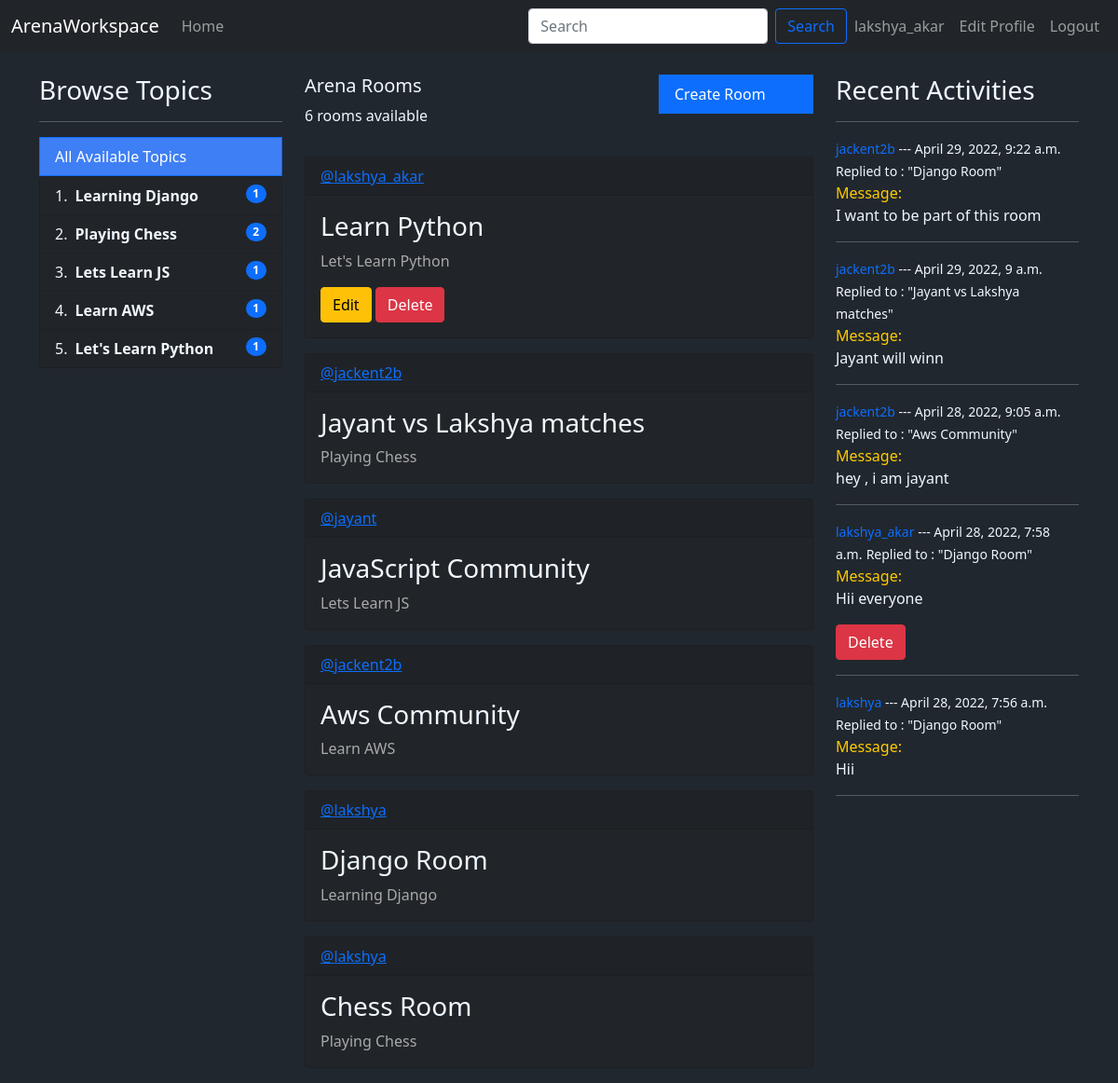
/ (signed in), run on the app's committed database.
### myapp/models.py (models this page shows, shortened)
class Topic(models.Model):
    name = models.CharField(max_length=100)

class Room(models.Model):
    host =  models.ForeignKey(User, on_delete=models.SET_NULL, null= True)
    topic = models.ForeignKey(Topic, on_delete=models.SET_NULL, null= True)
    name = models.CharField(max_length=100)
    description = models.CharField(null=True, blank=True, max_length=1000)
    participants = models.ManyToManyField(User,related_name='participants', blank=True)
    updated = models.DateField(auto_now=True)
    created = models.DateTimeField(auto_now_add=True)
    class Meta:
        ordering = ['-updated','-created']
    def __str__(self):
        return self.name

class Message(models.Model):
    user = models.ForeignKey(User,on_delete=models.CASCADE)
    room = models.ForeignKey(Room,on_delete=models.CASCADE)
    body = models.TextField()
    updated = models.DateField(auto_now=True)
    created = models.DateTimeField(auto_now_add=True)
    class Meta:
        ordering = ['-updated','-created']

### myapp/views.py (the view)
# urls.py: 2. Add a URL to urlpatterns:  path('', views.home, name='home')
def home(request):
    q = request.GET.get('q') if request.GET.get('q') != None else ''
    rooms = Room.objects.filter(
        Q(topic__name__icontains = q) | Q(name__icontains = q) | Q(description__icontains = q)
    )
    topics = Topic.objects.all()
    room_count = rooms.count()
    room_messages = Message.objects.filter(
        Q(room__topic__name__icontains=q))[0:5]
    context = {"rooms":rooms , "topics":topics, "room_count":room_count, 'room_messages': room_messages}
    return render(request, "home.html",context)

### templates/home.html
{% extends 'main.html' %} {%block content%}
<div class="container">
  <div class="row">
    <div class="col-3">{% include 'topics.html' %}</div>
    <div class="col-6">{%include 'feed_component.html'%}</div>
    <div class="col-3">{% include 'activity_component.html' %}</div>
  </div>
</div>
{%endblock content%}

### templates/navbar.html (shortened to what this page needs)
<nav class="navbar fixed-top navbar-expand-lg navbar-dark bg-dark">
  <div class="container-fluid">
    <a class="navbar-brand" href="/">ArenaWorkspace</a>
    <div class="collapse navbar-collapse" id="navbarSupportedContent">
      <ul class="navbar-nav me-auto mb-2 mb-lg-0 navbar-nav-scroll">
        <li class="nav-item active">
          <a class="nav-link" href="/">Home </a>
        </li>
      </ul>
      <form class="d-flex" method="GET" action="{% url 'home' %}">
        <input
          class="form-control me-2"
          placeholder="Search"
          aria-label="Search"
          type="text"
          name="q"
          placeholder="Search Rooms"
        />
        <button class="btn btn-outline-primary" type="submit">Search</button>
      </form>
      <ul class="navbar-nav mb-2 mb-lg-0">
        {% if request.user.is_authenticated %}
        <li class="nav-item active">
          <a class="nav-link" href="{% url 'user-profile' user.id %}"
            >{{request.user}}
          </a>
        </li>
        <li class="nav-item active">
          <a class="nav-link" href="{% url 'update-user' %}">Edit Profile </a>
        </li>
        <li class="nav-item active">
          <a class="nav-link" href="/logout">Logout </a>
        </li>
        {% else %}
        <li class="nav-item active">
          <a class="nav-link" href="/login">Login </a>
        </li>
        {% endif %}
      </ul>
    </div>
  </div>
</nav>

### templates/topics.html
<div>
  <h3>Browse Topics</h3>
  <hr />
  <a
    href="{% url 'home' %}"
    class="list-group-item list-group-item-action active"
    aria-current="true"
    style="background-color: rgb(63, 127, 245)"
  >
    All Available Topics
  </a>
  <ol class="list-group list-group-numbered">
    {% for topic in topics%}
    <li
      style="background-color: #212529; color: aliceblue"
      class="list-group-item d-flex justify-content-between align-items-start"
    >
      <div class="ms-2 me-auto">
        <a
          href="{% url 'home' %}?q={{topic.name}}"
          class="fw-bold"
          style="color: aliceblue; text-decoration: none"
          >{{topic.name}}</a
        >
      </div>
      <span class="badge bg-primary rounded-pill"
        >{{topic.room_set.all.count}}</span
      >
    </li>
    {%endfor%}
  </ol>
</div>

### templates/feed_component.html
<div class="row">
  <div class="col-8">
    <h5>Arena Rooms</h5>
    <p>{{room_count}} rooms available</p>
  </div>
  {% if request.user == user %}
  <div class="col-4">
    <a
      href="{% url 'create-room' %}"
      class="list-group-item list-group-item-action active"
      aria-current="true"
    >
      Create Room
    </a>
  </div>
  {% endif %}
</div>
<div>
  {% for room in rooms%}
  <div class="card" style="background-color: #212529; margin: 1rem auto">
    <div class="card-header" style="color: rgb(63, 127, 245)">
      <a href="/user-profile/{{room.host.id}}">@{{room.host.username}}</a>
    </div>
    <div class="card-body">
      <h3 class="card-title">
        <a
          style="text-decoration: none; color: aliceblue"
          href="/room/{{room.id}}"
          >{{room.name}}</a
        >
      </h3>
      <p class="card-text" style="color: darkgray">{{room.topic.name}}</p>
      {% if request.user == room.host %}
      <a href="{% url 'update-room' room.id  %}" class="btn btn-warning">
        Edit</a
      >
      <a href="{% url 'delete-room' room.id %}" class="btn btn-danger"
        >Delete</a
      >
      {%endif%}
    </div>
  </div>
  {% endfor %}
</div>

### templates/activity_component.html
<h3>Recent Activities</h3>
<hr />
{% for message in room_messages %}
<div>
  <small
    ><span
      ><a href="/user-profile/{{message.user.id}}" style="text-decoration: none"
        >{{message.user}}</a
      ></span
    >
    --- {{message.created}}</small
  >
  <small>Replied to : "{{message.room}}"</small>
  <div>
    <span style="color: #ffcc00">Message:</span>
    <p>{{message.body}}</p>
  </div>
  {% if request.user == message.user %}
  <a href="{% url 'delete-message' message.id%}" class="btn btn-danger"
    >Delete</a
  >
  {% endif %}
  <hr />
</div>
{% endfor %}

### templates/main.html (style rules this page uses)
body { margin-top: 5rem; background-color: #21272e; color: aliceblue; }

### data on the page
Topic: name "Learning Django", room_set.all.count "1"
Topic: name "Playing Chess", room_set.all.count "2"
Topic: name "Lets Learn JS", room_set.all.count "1"
Topic: name "Learn AWS", room_set.all.count "1"
Topic: name "Let's Learn Python", room_set.all.count "1"
Room: host.username "lakshya_akar", name "Learn Python", topic.name "Let's Learn Python", shows "Edit"
Room: host.username "jackent2b", name "Jayant vs Lakshya matches", topic.name "Playing Chess"
Room: host.username "jayant", name "JavaScript Community", topic.name "Lets Learn JS"
Room: host.username "jackent2b", name "Aws Community", topic.name "Learn AWS"
Room: host.username "lakshya", name "Django Room", topic.name "Learning Django"
Room: host.username "lakshya", name "Chess Room", topic.name "Playing Chess"
Message: user "jackent2b", created "April 29, 2022, 9:22 a.m.", room "Django Room", body "I want to be part of this room"
Message: user "jackent2b", created "April 29, 2022, 9 a.m.", room "Jayant vs Lakshya matches", body "Jayant will winn"
Message: user "jackent2b", created "April 28, 2022, 9:05 a.m.", room "Aws Community", body "hey , i am jayant"
Message: user "lakshya_akar", created "April 28, 2022, 7:58 a.m.", room "Django Room", body "Hii everyone", shows "Delete"
Message: user "lakshya", created "April 28, 2022, 7:56 a.m.", room "Django Room", body "Hii"

### other printed values
{{ request.user }} "lakshya_akar"
{{ room_count }} "6"
